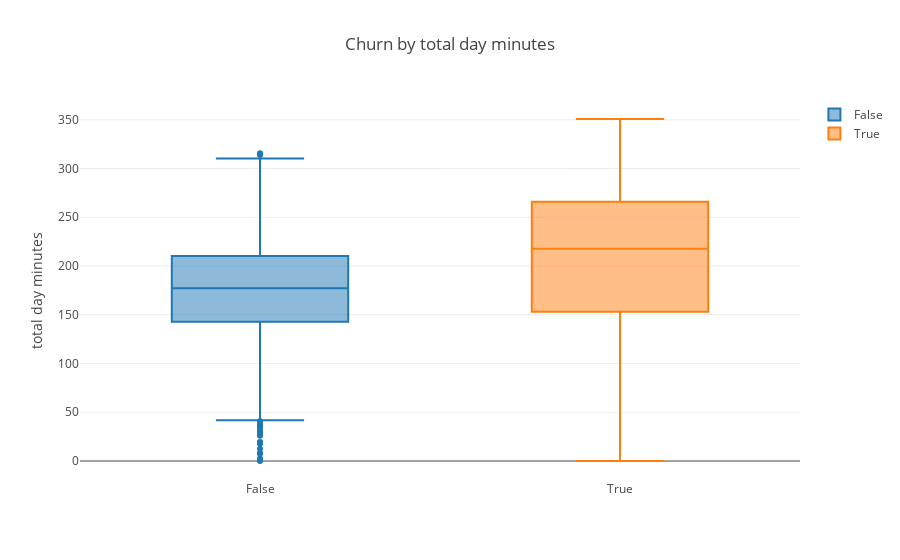

The notebook cell this image was saved under:
### Markdown cell above
## Total Day Minutes

### Code cell
groupedBoxPlot(df, col='total day minutes', byCol='churn',
               title = 'Churn by total day minutes')

### Figure 1 — Plotly figure (JSON) as saved in the notebook; plotly's stock layout.template omitted (floating-point values rounded to 4 significant figures; data arrays with more than 128 entries replaced by an {"elided": "..."} marker saying what was removed)
{"data": [{"name": "False", "type": "box", "y": {"elided": "2850 float values"}}, {"name": "True", "type": "box", "y": {"elided": "483 float values"}}], "layout": {"title": "Churn by total day minutes", "xaxis": {"title": ""}, "yaxis": {"title": "total day minutes"}}}
